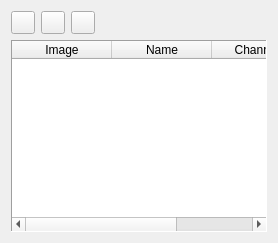
       <widget class="QWidget" name="tab">
        <attribute name="icon">
         <iconset resource="../../aFrame/Resource/aFrame.qrc">
          <normaloff>:/Standard/Icons/32/database.png</normaloff>:/Standard/Icons/32/database.png</iconset>
        </attribute>
        <attribute name="title">
         <string/>
        </attribute>
        <layout class="QVBoxLayout" name="verticalLayout_32">
         <item>
          <layout class="QHBoxLayout" name="horizontalLayout_11">
           <item>
            <widget class="QToolButton" name="m_pBtnAddDevice">
             <property name="text">
              <string/>
             </property>
             <property name="icon">
              <iconset resource="../../aFrame/Resource/aFrame.qrc">
               <normaloff>:/Standard/Icons/32/plus.png</normaloff>:/Standard/Icons/32/plus.png</iconset>
             </property>
            </widget>
           </item>
           <item>
            <widget class="QToolButton" name="m_pBtnRemoveDevice">
             <property name="text">
              <string/>
             </property>
             <property name="icon">
              <iconset resource="../../aFrame/Resource/aFrame.qrc">
               <normaloff>:/Standard/Icons/32/minus.png</normaloff>:/Standard/Icons/32/minus.png</iconset>
             </property>
            </widget>
           </item>
           <item>
            <widget class="QToolButton" name="m_pBtnEditDevice">
             <property name="text">
              <string/>
             </property>
             <property name="icon">
              <iconset resource="../../aFrame/Resource/aFrame.qrc">
               <normaloff>:/Standard/Icons/32/edit.png</normaloff>:/Standard/Icons/32/edit.png</iconset>
             </property>
            </widget>
           </item>
           <item>
            <spacer name="horizontalSpacer_7">
             <property name="orientation">
              <enum>Qt::Orientation::Horizontal</enum>
             </property>
             <property name="sizeHint" stdset="0">
              <size>
               <width>40</width>
               <height>20</height>
              </size>
             </property>
            </spacer>
           </item>
          </layout>
         </item>
         <item>
          <widget class="QTableWidget" name="m_pDeviceTable">
           <property name="sizePolicy">
            <sizepolicy hsizetype="Expanding" vsizetype="Expanding">
             <horstretch>0</horstretch>
             <verstretch>0</verstretch>
            </sizepolicy>
           </property>
           <property name="frameShape">
            <enum>QFrame::Shape::Panel</enum>
           </property>
           <property name="frameShadow">
            <enum>QFrame::Shadow::Sunken</enum>
           </property>
           <property name="columnCount">
            <number>3</number>
           </property>
           <attribute name="horizontalHeaderVisible">
            <bool>true</bool>
           </attribute>
           <attribute name="verticalHeaderVisible">
            <bool>true</bool>
           </attribute>
           <column>
            <property name="text">
             <string>Image</string>
            </property>
           </column>
           <column>
            <property name="text">
             <string>Name</string>
            </property>
           </column>
           <column>
            <property name="text">
             <string>Channel #</string>
            </property>
           </column>
          </widget>
         </item>
        </layout>
       </widget>
